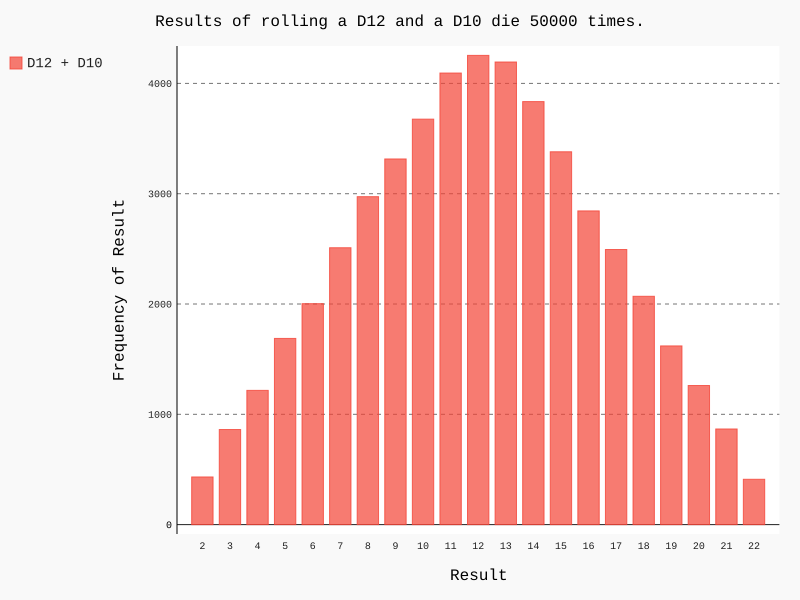

Python code for this plot:
import pygal
from die import Die
"""create a d12 and a D10"""
die_1 = Die()
die_2 = Die(10)

"""make rolls and store results in a list"""
results = []

for roll_num in range(50000):
    result = die_1.roll() + die_2.roll()
    results.append(result)

"""result analysis"""
frequencies = []
max_result = die_1.num_sides + die_2.num_sides
for value in range(2, max_result+1):
    frequency = results.count(value)
    frequencies.append(frequency)

"""visualize results"""
hist = pygal.Bar()

hist.title = "Results of rolling a D12 and a D10 die 50000 times."
hist.x_labels = ['2', '3', '4', '5', '6', '7', '8', '9', '10', '11', '12', '13', '14', '15', '16', '17', '18', '19', '20', '21', '22']
hist.x_title = "Result"
hist.y_title = "Frequency of Result"

hist.add('D12 + D10', frequencies)
hist.render_to_file('die_visual.svg')

print(frequencies)
